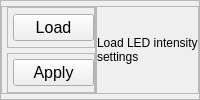
                        <widget class="QFrame" name="Chrolis_Preselect_frame">
                         <property name="frameShape">
                          <enum>QFrame::StyledPanel</enum>
                         </property>
                         <property name="frameShadow">
                          <enum>QFrame::Raised</enum>
                         </property>
                         <layout class="QHBoxLayout" name="horizontalLayout_135">
                          <property name="spacing">
                           <number>0</number>
                          </property>
                          <property name="leftMargin">
                           <number>0</number>
                          </property>
                          <property name="topMargin">
                           <number>5</number>
                          </property>
                          <property name="rightMargin">
                           <number>0</number>
                          </property>
                          <property name="bottomMargin">
                           <number>5</number>
                          </property>
                          <item>
                           <widget class="QFrame" name="Chrolis_Preselect_Button_frame">
                            <property name="maximumSize">
                             <size>
                              <width>125</width>
                              <height>16777215</height>
                             </size>
                            </property>
                            <property name="frameShape">
                             <enum>QFrame::StyledPanel</enum>
                            </property>
                            <property name="frameShadow">
                             <enum>QFrame::Raised</enum>
                            </property>
                            <layout class="QVBoxLayout" name="verticalLayout_92">
                             <property name="spacing">
                              <number>5</number>
                             </property>
                             <property name="leftMargin">
                              <number>5</number>
                             </property>
                             <property name="topMargin">
                              <number>0</number>
                             </property>
                             <property name="rightMargin">
                              <number>0</number>
                             </property>
                             <property name="bottomMargin">
                              <number>0</number>
                             </property>
                             <item>
                              <widget class="QFrame" name="Chrolis_Preselect_Load_frame">
                               <property name="minimumSize">
                                <size>
                                 <width>0</width>
                                 <height>0</height>
                                </size>
                               </property>
                               <property name="maximumSize">
                                <size>
                                 <width>125</width>
                                 <height>16777215</height>
                                </size>
                               </property>
                               <property name="frameShape">
                                <enum>QFrame::StyledPanel</enum>
                               </property>
                               <property name="frameShadow">
                                <enum>QFrame::Raised</enum>
                               </property>
                               <layout class="QVBoxLayout" name="verticalLayout_91">
                                <property name="spacing">
                                 <number>0</number>
                                </property>
                                <property name="leftMargin">
                                 <number>5</number>
                                </property>
                                <property name="topMargin">
                                 <number>0</number>
                                </property>
                                <property name="rightMargin">
                                 <number>0</number>
                                </property>
                                <property name="bottomMargin">
                                 <number>0</number>
                                </property>
                                <item>
                                 <widget class="QPushButton" name="Chrolis_Preselect_Load_frame_pushButton">
                                  <property name="maximumSize">
                                   <size>
                                    <width>100</width>
                                    <height>16777215</height>
                                   </size>
                                  </property>
                                  <property name="font">
                                   <font>
                                    <pointsize>12</pointsize>
                                   </font>
                                  </property>
                                  <property name="text">
                                   <string>Load</string>
                                  </property>
                                 </widget>
                                </item>
                               </layout>
                              </widget>
                             </item>
                             <item>
                              <widget class="QFrame" name="Chrolis_Preselect_Apply_frame">
                               <property name="maximumSize">
                                <size>
                                 <width>125</width>
                                 <height>16777215</height>
                                </size>
                               </property>
                               <property name="frameShape">
                                <enum>QFrame::StyledPanel</enum>
                               </property>
                               <property name="frameShadow">
                                <enum>QFrame::Raised</enum>
                               </property>
                               <layout class="QVBoxLayout" name="verticalLayout_95">
                                <property name="spacing">
                                 <number>0</number>
                                </property>
                                <property name="leftMargin">
                                 <number>5</number>
                                </property>
                                <property name="topMargin">
                                 <number>0</number>
                                </property>
                                <property name="rightMargin">
                                 <number>0</number>
                                </property>
                                <property name="bottomMargin">
                                 <number>0</number>
                                </property>
                                <item>
                                 <widget class="QPushButton" name="Chrolis_Preselect_Apply_pushButton">
                                  <property name="maximumSize">
                                   <size>
                                    <width>100</width>
                                    <height>16777215</height>
                                   </size>
                                  </property>
                                  <property name="font">
                                   <font>
                                    <pointsize>12</pointsize>
                                   </font>
                                  </property>
                                  <property name="text">
                                   <string>Apply</string>
                                  </property>
                                 </widget>
                                </item>
                               </layout>
                              </widget>
                             </item>
                            </layout>
                           </widget>
                          </item>
                          <item>
                           <widget class="QFrame" name="Chrolis_Preselect_Label_frame">
                            <property name="frameShape">
                             <enum>QFrame::StyledPanel</enum>
                            </property>
                            <property name="frameShadow">
                             <enum>QFrame::Raised</enum>
                            </property>
                            <layout class="QVBoxLayout" name="verticalLayout_90">
                             <property name="spacing">
                              <number>0</number>
                             </property>
                             <property name="leftMargin">
                              <number>0</number>
                             </property>
                             <property name="topMargin">
                              <number>0</number>
                             </property>
                             <property name="rightMargin">
                              <number>0</number>
                             </property>
                             <property name="bottomMargin">
                              <number>0</number>
                             </property>
                             <item>
                              <widget class="QLabel" name="Chrolis_Preselect_Label">
                               <property name="maximumSize">
                                <size>
                                 <width>275</width>
                                 <height>16777215</height>
                                </size>
                               </property>
                               <property name="autoFillBackground">
                                <bool>false</bool>
                               </property>
                               <property name="text">
                                <string>Load LED intensity settings</string>
                               </property>
                               <property name="scaledContents">
                                <bool>true</bool>
                               </property>
                               <property name="wordWrap">
                                <bool>true</bool>
                               </property>
                              </widget>
                             </item>
                            </layout>
                           </widget>
                          </item>
                         </layout>
                        </widget>
